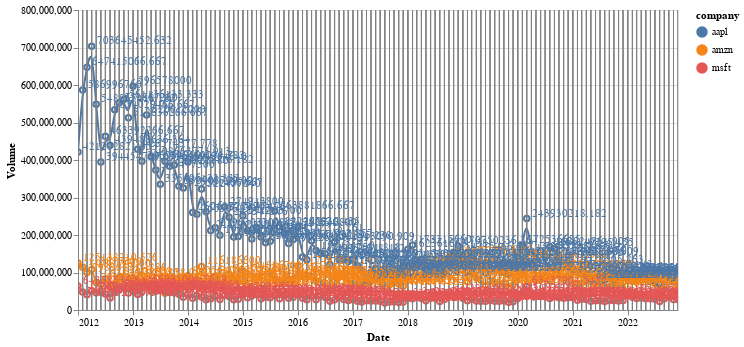

Notebook source saved alongside this figure:
### Markdown cell above
### Volumn prices by companies

### Code cell
# selection interaction
nearest = alt.selection_single(nearest=True, on='mouseover')

# stock average monthly open value 
monthly_volume_plt = alt.Chart(volume_top3_nasdaq).mark_line(interpolate='basis').encode(
    alt.X('Date:T'),
    alt.Y('Volume:Q', type='quantitative'),
    color='company:N'
)

# select chart
selectors = alt.Chart(volume_top3_nasdaq).mark_point().encode(
    alt.X('Date:T'),
    opacity=alt.value(0),
).add_selection (
    nearest
)

# point 
points = monthly_volume_plt.mark_point().encode(
    opacity=alt.condition(nearest, alt.value(1), alt.value(0))
)

# text
text = monthly_volume_plt.mark_text(align='left', dx=5, dy=-5).encode(
    text=alt.condition(nearest, 'Volume:Q', alt.value(' '))
)

# ruling
rules = alt.Chart(volume_top3_nasdaq).mark_rule(color='gray').encode(
    alt.X('Date:T'),
).transform_filter(
    nearest
)

# Put the five layers into a chart and bind the data
alt.layer(
    monthly_volume_plt, selectors, points, rules, text
).properties(
    width=600
).interactive(
)

### Figure 1 — Vega-Lite specification as saved in the notebook (floating-point values rounded to 4 significant figures; data arrays with more than 128 entries replaced by an {"elided": "..."} marker saying what was removed)
{"config": {"view": {"continuousWidth": 400, "continuousHeight": 300}}, "layer": [{"mark": {"type": "line", "interpolate": "basis"}, "encoding": {"color": {"field": "company", "type": "nominal"}, "x": {"field": "Date", "type": "temporal"}, "y": {"field": "Volume", "type": "quantitative"}}, "selection": {"selector012": {"type": "interval", "bind": "scales", "encodings": ["x", "y"]}}}, {"mark": "point", "encoding": {"opacity": {"value": 0}, "x": {"field": "Date", "type": "temporal"}}, "selection": {"selector011": {"type": "single", "nearest": true, "on": "mouseover"}}}, {"mark": "point", "encoding": {"color": {"field": "company", "type": "nominal"}, "opacity": {"condition": {"value": 1, "selection": "selector011"}, "value": 0}, "x": {"field": "Date", "type": "temporal"}, "y": {"field": "Volume", "type": "quantitative"}}}, {"mark": {"type": "rule", "color": "gray"}, "encoding": {"x": {"field": "Date", "type": "temporal"}}, "transform": [{"filter": {"selection": "selector011"}}]}, {"mark": {"type": "text", "align": "left", "dx": 5, "dy": -5}, "encoding": {"color": {"field": "company", "type": "nominal"}, "text": {"condition": {"field": "Volume", "type": "quantitative", "selection": "selector011"}, "value": " "}, "x": {"field": "Date", "type": "temporal"}, "y": {"field": "Volume", "type": "quantitative"}}}], "data": {"name": "data-07dae46131f4f862c48da7801241533c"}, "width": 600, "$schema": "https://vega.github.io/schema/vega-lite/v4.17.0.json", "datasets": {"data-07dae46131f4f862c48da7801241533c": {"elided": "396 records"}}}
